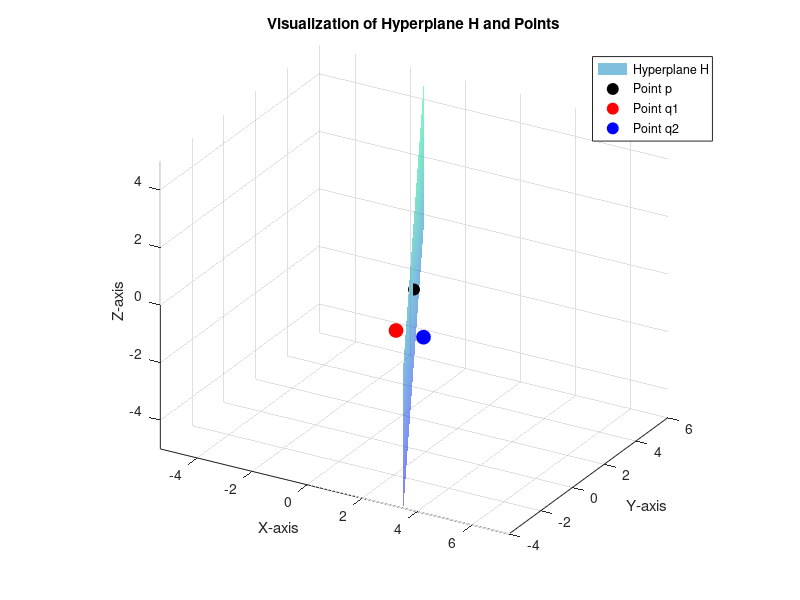

Recreate this plot in MATLAB.
clear;
clc;
% --- Definición de los vectores del hiperplano H ---
p = [1; 1; 0];
u1 = [0; 0; 1/2];
u2 = [1/2; -1; -1/2];

% --- Definición de los puntos a verificar ---
q1 = [3/2; -1; -1/2];
q2 = [5/2; -1; -1/2];

% --- Creación de una malla de puntos para dibujar el plano ---
% Creamos una rejilla de valores para los parámetros s1 y s2
[s1_grid, s2_grid] = meshgrid(-5:0.5:5); % Rango de s1 y s2 para la visualización

% Calculamos las coordenadas (x, y, z) de los puntos en el plano
X = p(1) + s1_grid .* u1(1) + s2_grid .* u2(1);
Y = p(2) + s1_grid .* u1(2) + s2_grid .* u2(2);
Z = p(3) + s1_grid .* u1(3) + s2_grid .* u2(3);

% --- Visualización ---
figure;
hold on;
grid on;
axis equal;

% Dibujar el hiperplano (la superficie plana)
surf(X, Y, Z, 'FaceAlpha', 0.5, 'EdgeColor', 'none', 'DisplayName', 'Hyperplane H');
colormap(winter);

% Dibujar el punto de anclaje 'p'
plot3(p(1), p(2), p(3), 'ko', 'MarkerFaceColor', 'k', 'MarkerSize', 8, 'DisplayName', 'Point p');

% Dibujar los puntos q1 y q2
plot3(q1(1), q1(2), q1(3), 'ro', 'MarkerFaceColor', 'r', 'MarkerSize', 10, 'DisplayName', 'Point q1');
plot3(q2(1), q2(2), q2(3), 'bo', 'MarkerFaceColor', 'b', 'MarkerSize', 10, 'DisplayName', 'Point q2');

% Configuración del gráfico
title('Visualization of Hyperplane H and Points');
xlabel('X-axis');
ylabel('Y-axis');
zlabel('Z-axis');
legend('show');
view(30, 25); % Ajusta el ángulo de la vista para una mejor perspectiva

hold off;
